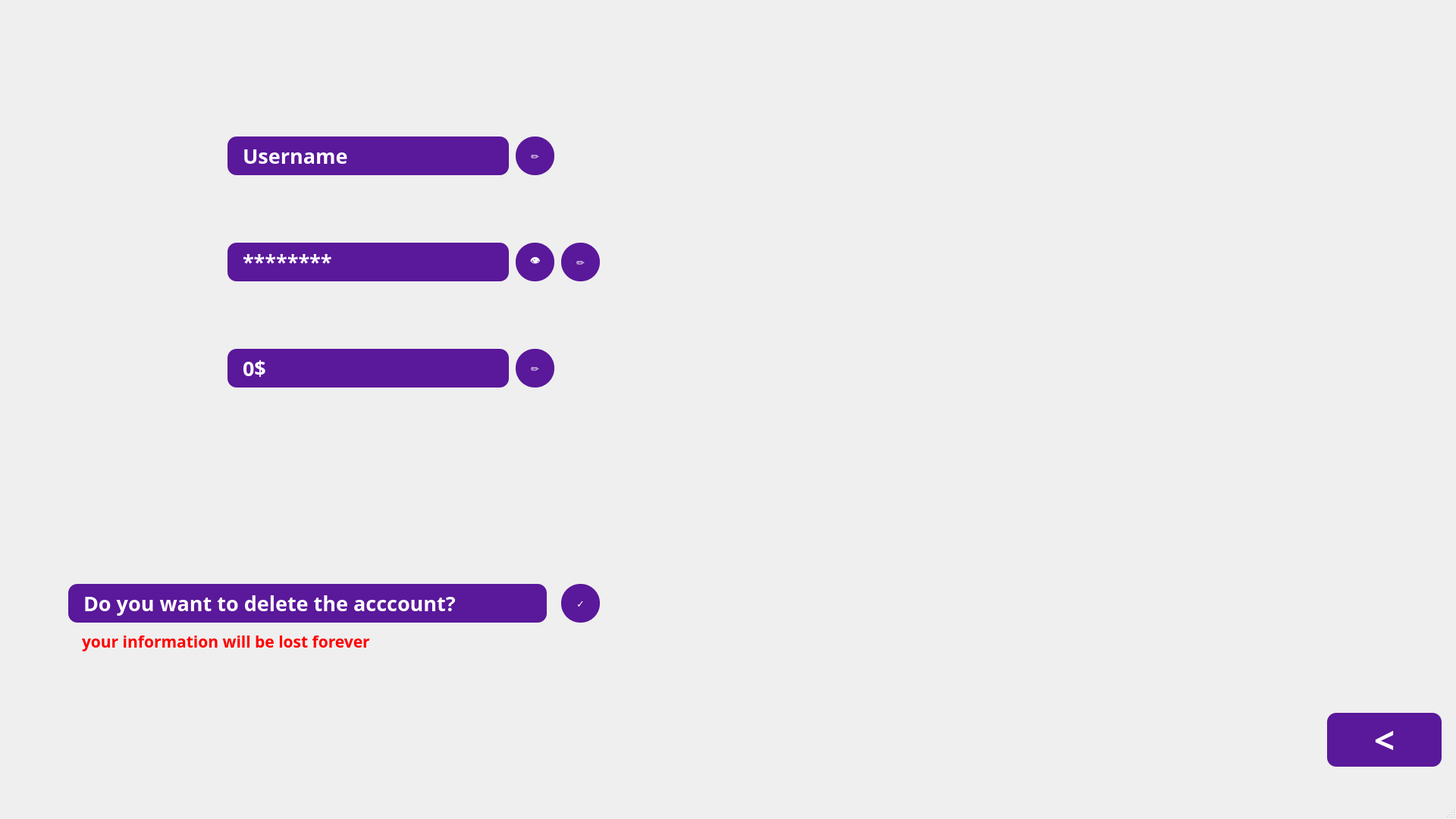
<?xml version="1.0" encoding="UTF-8"?>
<ui version="4.0">
 <class>AccountPage</class>
 <widget class="QMainWindow" name="AccountPage">
  <property name="geometry">
   <rect>
    <x>0</x>
    <y>0</y>
    <width>1920</width>
    <height>1080</height>
   </rect>
  </property>
  <property name="minimumSize">
   <size>
    <width>1920</width>
    <height>1080</height>
   </size>
  </property>
  <property name="maximumSize">
   <size>
    <width>1920</width>
    <height>1080</height>
   </size>
  </property>
  <property name="windowTitle">
   <string>MainWindow</string>
  </property>
  <widget class="QWidget" name="centralwidget">
   <widget class="QLabel" name="label">
    <property name="geometry">
     <rect>
      <x>0</x>
      <y>-20</y>
      <width>1920</width>
      <height>1080</height>
     </rect>
    </property>
    <property name="sizePolicy">
     <sizepolicy hsizetype="Preferred" vsizetype="Preferred">
      <horstretch>0</horstretch>
      <verstretch>0</verstretch>
     </sizepolicy>
    </property>
    <property name="minimumSize">
     <size>
      <width>1920</width>
      <height>1080</height>
     </size>
    </property>
    <property name="maximumSize">
     <size>
      <width>1920</width>
      <height>1080</height>
     </size>
    </property>
    <property name="text">
     <string/>
    </property>
    <property name="pixmap">
     <pixmap>AccountPage.png</pixmap>
    </property>
   </widget>
   <widget class="QPushButton" name="AccountBackBtn">
    <property name="geometry">
     <rect>
      <x>1750</x>
      <y>940</y>
      <width>151</width>
      <height>71</height>
     </rect>
    </property>
    <property name="font">
     <font>
      <family>Rockwell</family>
      <pointsize>36</pointsize>
      <weight>75</weight>
      <bold>true</bold>
     </font>
    </property>
    <property name="styleSheet">
     <string notr="true">
    background-color: #5A189A;
    color: white;
    border-radius: 12px;
    padding: 6px 12px;
    font-weight: bold;

</string>
    </property>
    <property name="text">
     <string>&lt;</string>
    </property>
   </widget>
   <widget class="QLabel" name="AccountUsernameLabel">
    <property name="geometry">
     <rect>
      <x>300</x>
      <y>180</y>
      <width>371</width>
      <height>51</height>
     </rect>
    </property>
    <property name="font">
     <font>
      <family>Rockwell</family>
      <pointsize>20</pointsize>
      <weight>75</weight>
      <bold>true</bold>
     </font>
    </property>
    <property name="styleSheet">
     <string notr="true">QLabel {
    background-color: #5A189A;
    color: white;
    border-radius: 12px;
    padding: 6px 12px;
    font-weight: bold;
}
</string>
    </property>
    <property name="text">
     <string>Username</string>
    </property>
   </widget>
   <widget class="QLabel" name="AccountPasswordLabel">
    <property name="geometry">
     <rect>
      <x>300</x>
      <y>320</y>
      <width>371</width>
      <height>51</height>
     </rect>
    </property>
    <property name="font">
     <font>
      <family>Rockwell</family>
      <pointsize>20</pointsize>
      <weight>75</weight>
      <bold>true</bold>
     </font>
    </property>
    <property name="styleSheet">
     <string notr="true">QLabel {
    background-color: #5A189A;
    color: white;
    border-radius: 12px;
    padding: 6px 12px;
    font-weight: bold;
}
</string>
    </property>
    <property name="text">
     <string>********</string>
    </property>
   </widget>
   <widget class="QPushButton" name="EYEBtn">
    <property name="geometry">
     <rect>
      <x>680</x>
      <y>320</y>
      <width>51</width>
      <height>51</height>
     </rect>
    </property>
    <property name="font">
     <font>
      <family>Rockwell</family>
      <pointsize>10</pointsize>
      <weight>75</weight>
      <bold>true</bold>
     </font>
    </property>
    <property name="styleSheet">
     <string notr="true">
    background-color: #5A189A;
    color: white;
    border-radius: 25px;
    padding: 6px 12px;
    font-weight: bold;

</string>
    </property>
    <property name="text">
     <string>👁</string>
    </property>
   </widget>
   <widget class="QPushButton" name="ChangeUsernameBtn">
    <property name="geometry">
     <rect>
      <x>680</x>
      <y>180</y>
      <width>51</width>
      <height>51</height>
     </rect>
    </property>
    <property name="font">
     <font>
      <family>Rockwell</family>
      <pointsize>10</pointsize>
      <weight>75</weight>
      <bold>true</bold>
     </font>
    </property>
    <property name="styleSheet">
     <string notr="true">
    background-color: #5A189A;
    color: white;
    border-radius: 25px;
    padding: 6px 12px;
    font-weight: bold;

</string>
    </property>
    <property name="text">
     <string>✏</string>
    </property>
   </widget>
   <widget class="QPushButton" name="ChangePasswordBtn">
    <property name="geometry">
     <rect>
      <x>740</x>
      <y>320</y>
      <width>51</width>
      <height>51</height>
     </rect>
    </property>
    <property name="font">
     <font>
      <family>Rockwell</family>
      <pointsize>10</pointsize>
      <weight>75</weight>
      <bold>true</bold>
     </font>
    </property>
    <property name="styleSheet">
     <string notr="true">
    background-color: #5A189A;
    color: white;
    border-radius: 25px;
    padding: 6px 12px;
    font-weight: bold;

</string>
    </property>
    <property name="text">
     <string>✏</string>
    </property>
   </widget>
   <widget class="QLineEdit" name="NewUsername">
    <property name="enabled">
     <bool>false</bool>
    </property>
    <property name="geometry">
     <rect>
      <x>820</x>
      <y>180</y>
      <width>371</width>
      <height>51</height>
     </rect>
    </property>
    <property name="styleSheet">
     <string notr="true">
    background-color: #5A189A;
    color: white;
    border-radius: 12px;
    padding: 6px 12px;
    font-weight: bold;
	background-color: transparent; NewUsername</string>
    </property>
   </widget>
   <widget class="QLineEdit" name="NewPassword">
    <property name="enabled">
     <bool>false</bool>
    </property>
    <property name="geometry">
     <rect>
      <x>820</x>
      <y>320</y>
      <width>371</width>
      <height>51</height>
     </rect>
    </property>
    <property name="styleSheet">
     <string notr="true">
    background-color: #5A189A;
    color: white;
    border-radius: 12px;
    padding: 6px 12px;
    font-weight: bold;
	background-color: transparent; NewUsername</string>
    </property>
   </widget>
   <widget class="QLabel" name="AccountBalanceLabel">
    <property name="geometry">
     <rect>
      <x>300</x>
      <y>460</y>
      <width>371</width>
      <height>51</height>
     </rect>
    </property>
    <property name="font">
     <font>
      <family>Rockwell</family>
      <pointsize>20</pointsize>
      <weight>75</weight>
      <bold>true</bold>
     </font>
    </property>
    <property name="styleSheet">
     <string notr="true">QLabel {
    background-color: #5A189A;
    color: white;
    border-radius: 12px;
    padding: 6px 12px;
    font-weight: bold;
}
</string>
    </property>
    <property name="text">
     <string>0$</string>
    </property>
   </widget>
   <widget class="QPushButton" name="ChangePasswordBtn_2">
    <property name="geometry">
     <rect>
      <x>680</x>
      <y>460</y>
      <width>51</width>
      <height>51</height>
     </rect>
    </property>
    <property name="font">
     <font>
      <family>Rockwell</family>
      <pointsize>10</pointsize>
      <weight>75</weight>
      <bold>true</bold>
     </font>
    </property>
    <property name="styleSheet">
     <string notr="true">
    background-color: #5A189A;
    color: white;
    border-radius: 25px;
    padding: 6px 12px;
    font-weight: bold;

</string>
    </property>
    <property name="text">
     <string>✏</string>
    </property>
   </widget>
   <widget class="QLineEdit" name="NewBalance">
    <property name="enabled">
     <bool>false</bool>
    </property>
    <property name="geometry">
     <rect>
      <x>820</x>
      <y>460</y>
      <width>371</width>
      <height>51</height>
     </rect>
    </property>
    <property name="styleSheet">
     <string notr="true">
    background-color: #5A189A;
    color: white;
    border-radius: 12px;
    padding: 6px 12px;
    font-weight: bold;
	background-color: transparent; NewUsername</string>
    </property>
   </widget>
   <widget class="QLabel" name="DeleteLabel">
    <property name="geometry">
     <rect>
      <x>90</x>
      <y>770</y>
      <width>631</width>
      <height>51</height>
     </rect>
    </property>
    <property name="font">
     <font>
      <family>Rockwell</family>
      <pointsize>20</pointsize>
      <weight>75</weight>
      <bold>true</bold>
     </font>
    </property>
    <property name="styleSheet">
     <string notr="true">QLabel {
    background-color: #5A189A;
    color: white;
    border-radius: 12px;
    padding: 6px 12px;
    font-weight: bold;
}
</string>
    </property>
    <property name="text">
     <string>Do you want to delete the acccount?</string>
    </property>
   </widget>
   <widget class="QPushButton" name="YesBtn">
    <property name="geometry">
     <rect>
      <x>740</x>
      <y>770</y>
      <width>51</width>
      <height>51</height>
     </rect>
    </property>
    <property name="font">
     <font>
      <family>Rockwell</family>
      <pointsize>10</pointsize>
      <weight>75</weight>
      <bold>true</bold>
     </font>
    </property>
    <property name="styleSheet">
     <string notr="true">
    background-color: #5A189A;
    color: white;
    border-radius: 25px;
    padding: 6px 12px;
    font-weight: bold;

</string>
    </property>
    <property name="text">
     <string>✓</string>
    </property>
   </widget>
   <widget class="QLabel" name="WarrningLabel">
    <property name="geometry">
     <rect>
      <x>90</x>
      <y>820</y>
      <width>631</width>
      <height>51</height>
     </rect>
    </property>
    <property name="font">
     <font>
      <family>Rockwell</family>
      <pointsize>16</pointsize>
      <weight>75</weight>
      <bold>true</bold>
     </font>
    </property>
    <property name="styleSheet">
     <string notr="true">QLabel {
    color: Red;
    border-radius: 12px;
    padding: 6px 12px;
    font-weight: bold;
}
</string>
    </property>
    <property name="text">
     <string>your information will be lost forever</string>
    </property>
   </widget>
  </widget>
  <widget class="QMenuBar" name="menubar">
   <property name="geometry">
    <rect>
     <x>0</x>
     <y>0</y>
     <width>1920</width>
     <height>26</height>
    </rect>
   </property>
  </widget>
  <widget class="QStatusBar" name="statusbar"/>
 </widget>
 <resources/>
 <connections/>
</ui>
